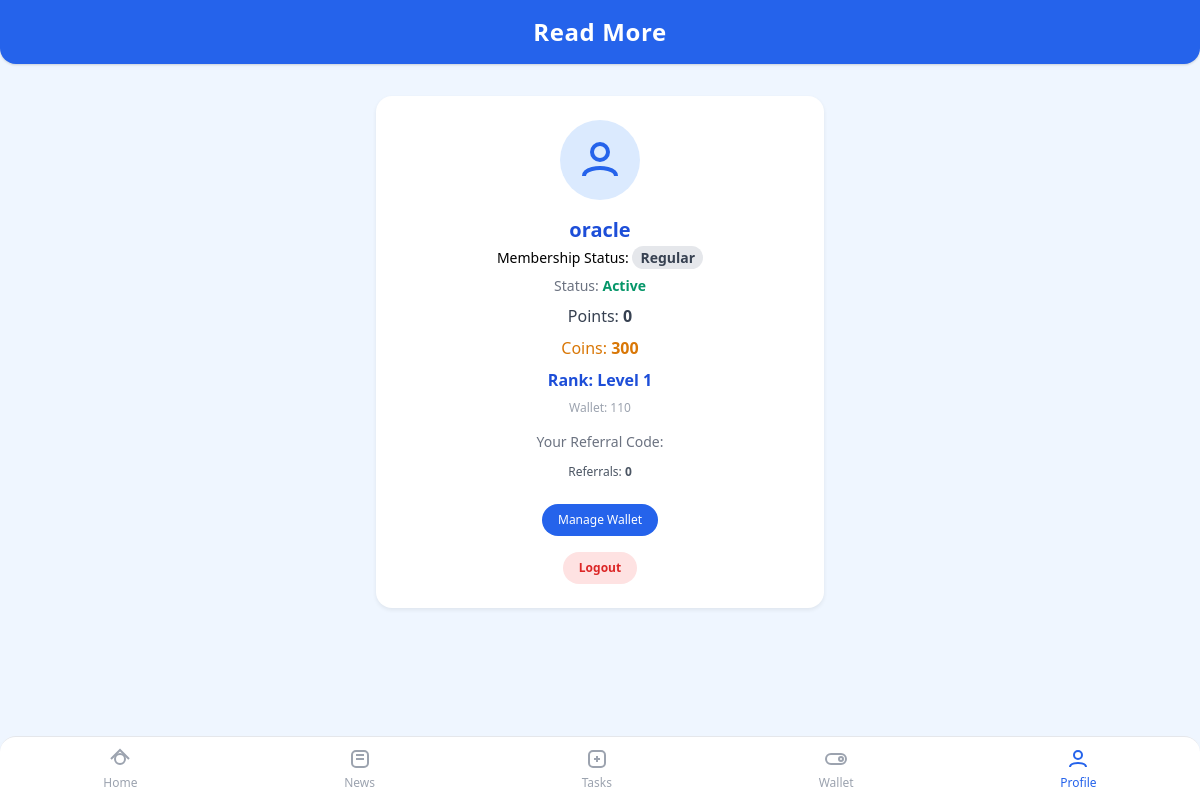
The page /profile/ (signed in) on the database as committed earlier.
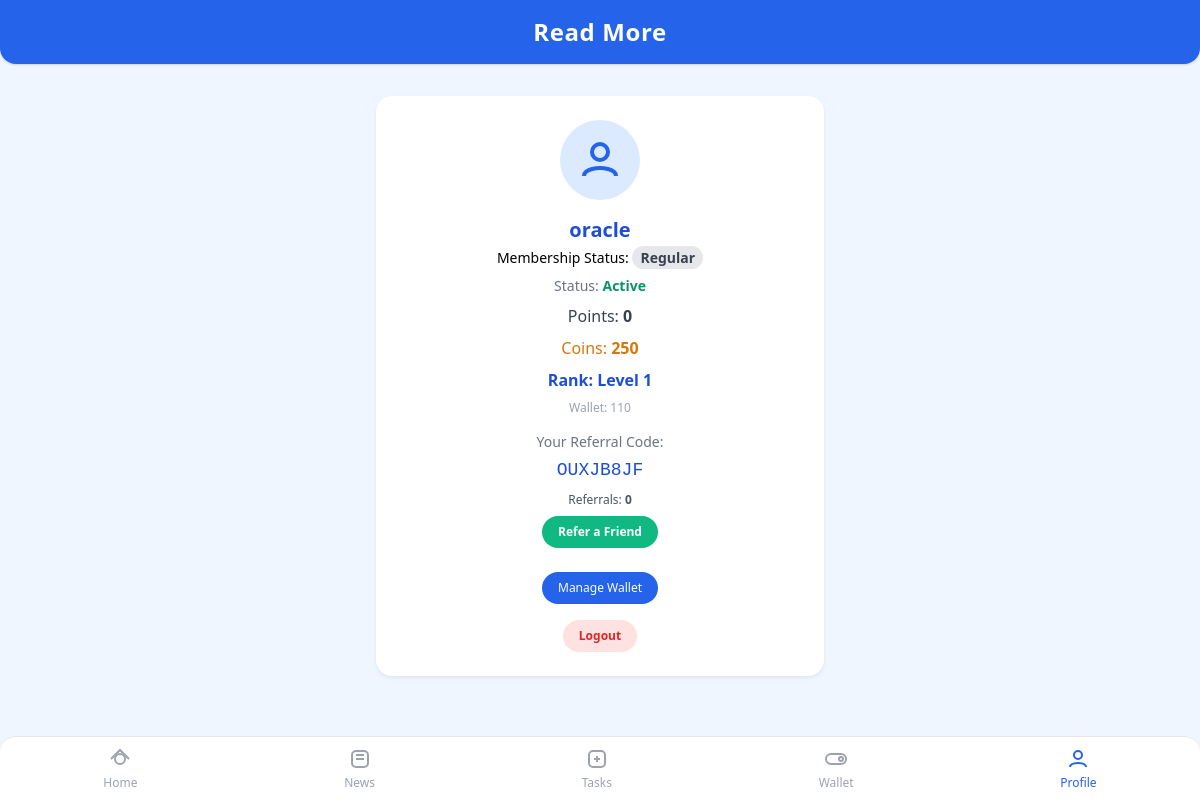
The same page on the database as committed later.
### news/models.py (models this page shows, shortened)
class UserProfile(models.Model):
    user = models.OneToOneField(User, on_delete=models.CASCADE)
    wallet_address = models.CharField(max_length=255, blank=True, null=True)
    balance = models.PositiveIntegerField(default=0)
    is_activated = models.BooleanField(default=False)
    followed_twitter = models.BooleanField(default=False)
    joined_telegram = models.BooleanField(default=False)
    subscribed_youtube = models.BooleanField(default=False)
    referred_count = models.PositiveIntegerField(default=0)
    referral_code = models.CharField(max_length=32, unique=True, blank=True, null=True)
    referred_by = models.CharField(max_length=32, blank=True, null=True)
    is_premium = models.BooleanField(default=False, help_text="Premium members earn double points.")
    coin_balance = models.PositiveIntegerField(default=0, help_text="User's coin balance.")
    def get_rank(self):
        thresholds = [0, 100, 250, 500, 1000, 2000, 3500, 5000, 7500, 10000]
        for i, threshold in enumerate(thresholds, 1):
            if self.balance < threshold:
                return max(1, i-1)
        return 10
    @property
    def safe_referral_code(self):
        return self.referral_code or ''

### news/views.py (the view)
# urls.py: path('profile/', views.profile_view, name='profile'),
@login_required
def profile_view(request):
    user_profile, _ = UserProfile.objects.get_or_create(user=request.user)
    return render(request, 'profile.html', {'user_profile': user_profile})

### templates/profile.html (shortened to what this page needs)
{% extends 'base.html' %}
{% block content %}
<div class="max-w-md mx-auto mt-8">
  <div class="bg-white rounded-2xl shadow card p-6 flex flex-col items-center">
    <div class="w-20 h-20 bg-blue-100 rounded-full flex items-center justify-center mb-4">
      <svg width="48" height="48" fill="none" stroke="#2563eb" stroke-width="2" viewBox="0 0 24 24"><circle cx="12" cy="8" r="4"/><path d="M4 20c0-4 8-4 8-4s8 0 8 4"/></svg>
    </div>
    <span class="text-xl font-bold text-blue-700 mb-1">{{ user.username }}</span>
    <span class="text-sm mb-2">
      Membership Status:
      {% if user_profile.is_premium %}
        <span class="bg-yellow-400 text-yellow-900 px-2 py-0.5 rounded-full font-bold">Premium</span>
      {% else %}
        <span class="bg-gray-200 text-gray-700 px-2 py-0.5 rounded-full font-semibold">Regular</span>
      {% endif %}
    </span>
    <span class="text-gray-500 text-sm mb-2">Status: <span class="font-semibold text-green-600">Active</span></span>
    <span class="text-gray-700 text-base mb-2">Points: <span class="font-bold">{{ user_profile.balance|default:0 }}</span></span>
    <span class="text-yellow-600 text-base mb-2">Coins: <span class="font-bold">{{ user_profile.coin_balance|default:0 }}</span></span>
    <span class="text-blue-700 text-base mb-2 font-semibold">Rank: Level {{ user_profile.get_rank }}</span>
    <span class="text-gray-400 text-xs mb-4">Wallet: {{ user_profile.wallet_address|default:'Not connected' }}</span>
    <div class="mb-4 w-full flex flex-col items-center">
      <span class="block text-sm text-gray-500 mb-1">Your Referral Code:</span>
      <span class="block font-mono text-lg text-blue-700 mb-2">{{ user_profile.safe_referral_code }}</span>
      <span class="block text-xs text-gray-600 mb-2">Referrals: <span class="font-bold">{{ user_profile.referred_count|default:0 }}</span></span>
      {% if user_profile.safe_referral_code %}
      <button onclick="copyReferralLink()" class="bg-green-500 text-white px-4 py-2 rounded-full text-xs font-semibold mb-2">Refer a Friend</button>
      {% endif %}
    </div>
    <a href="/wallet/" class="inline-block mb-4 bg-blue-600 text-white px-4 py-2 rounded-full text-xs">Manage Wallet</a>
    <a href="/logout/" class="inline-block bg-red-100 text-red-600 px-4 py-2 rounded-full text-xs font-semibold">Logout</a>
  </div>
</div>
{% endblock %}

Rows that differ between the two databases and show on the page:
changed UserProfile: coin_balance "300" → "250"; safe_referral_code (not shown) → "OUXJB8JF"; referral_code empty → "OUXJB8JF" (drawn)
Other text that changed with them:
text now shown: "Refer a Friend"
